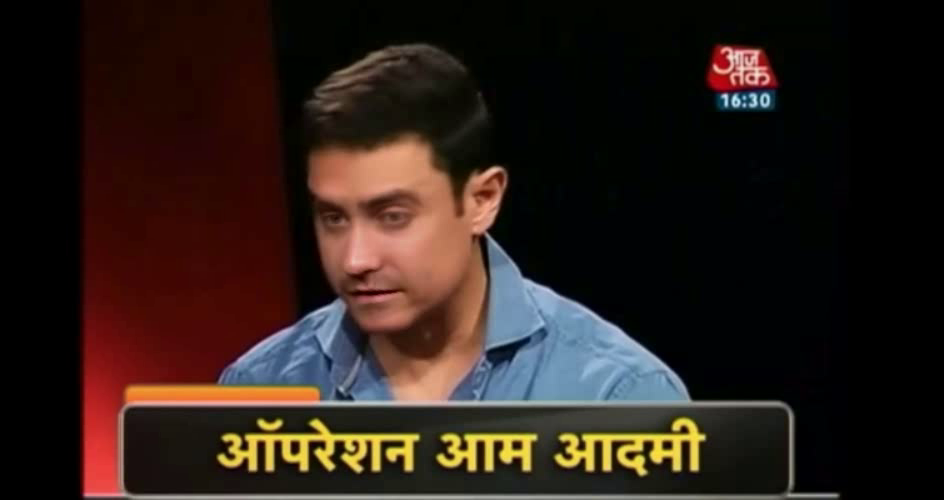
#> input picture frames_dataset_celebdf/fake_celeb_0.png, 944 x 500 px
$ python -i 2_process_and_train.py   (imports and definitions only)   (older library calls are emulated)
#> lines starting #> are read from the running program, lines starting #| are printed output that depends on the picture
import cv2
import face_alignment # Biblioteca que contém FAN e SFD
import os
import numpy as np
from sklearn.model_selection import KFold, cross_val_score
from sklearn.pipeline import Pipeline
from sklearn.decomposition import PCA
from sklearn.discriminant_analysis import LinearDiscriminantAnalysis
from sklearn.preprocessing import StandardScaler
import warnings

# Ignora avisos
# [1 line not run here, left out]
os.environ['TF_CPP_MIN_LOG_LEVEL'] = '2'

# --- 1. CONFIGURE OS CAMINHOS ---
DATA_FOLDER = "frames_dataset_celebdf"
IMAGE_SIZE = (224, 224) # Tamanho final da imagem
# --- FIM DA CONFIGURAÇÃO ---

# --- MUDANÇA PRINCIPAL: INICIALIZA O FAN + SFD ---
# [10 lines not run here, left out]


# --- PONTOS-CHAVE PARA O ALINHAMENTO ---
# Esta é a parte que faltava. Vamos alinhar os rostos para que
# os olhos e o nariz fiquem sempre na mesma posição.

# Pontos de origem no modelo de 68 pontos:
# Ponto 36: Canto externo do olho esquerdo
# Ponto 45: Canto externo do olho direito
# Ponto 30: Ponta do nariz
SRC_PTS = np.float32([
    [0, 0], # Será preenchido pelos pontos detectados
    [0, 0],
    [0, 0]
])

# Pontos de destino na nossa imagem final de 224x224
# (Estes valores são uma escolha de design padrão para alinhar rostos)
DST_PTS = np.float32([
    [70, 90],  # Posição final do olho esquerdo
    [154, 90], # Posição final do olho direito
    [112, 140] # Posição final do nariz
])


def aplicar_filtro_sobel(img_cinza):
    """ Aplica o Filtro Sobel para detectar bordas. """
    sobel_x = cv2.Sobel(img_cinza, cv2.CV_64F, 1, 0, ksize=3)
    sobel_y = cv2.Sobel(img_cinza, cv2.CV_64F, 0, 1, ksize=3)
    img_sobel = np.sqrt(sobel_x**2 + sobel_y**2)
    img_sobel = cv2.normalize(img_sobel, None, 0, 255, cv2.NORM_MINMAX)
    return img_sobel.astype(np.uint8)

def processar_frame(filepath):
    """
    MUDANÇA: Usa FAN/SFD para DETECTAR e ALINHAR o rosto.
    Esta é a replicação exata do pré-processamento do artigo.
    """
#> called with filepath = 'frames_dataset_celebdf/fake_celeb_0.png'
    img = cv2.imread(filepath)
#> img is the input picture: shape (500, 944, 3); mean B, G, R 25.3, 30.6, 43.7
    if img is None:
        print(f"Erro ao ler: {filepath}")
        return None, None

    img_cinza = cv2.cvtColor(img, cv2.COLOR_BGR2GRAY)
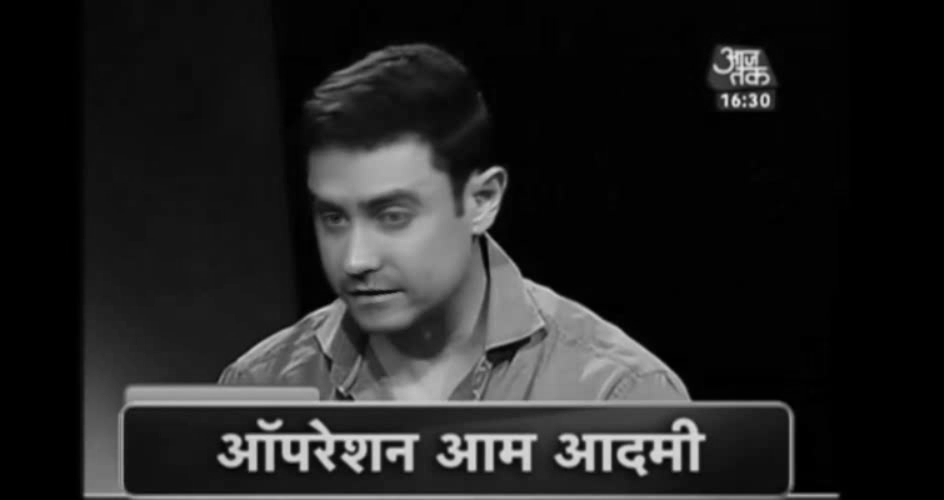
#> img_cinza: shape (500, 944); min 0, max 228, mean 33.9

    # Converte para RGB (a biblioteca espera RGB)
    img_rgb = cv2.cvtColor(img, cv2.COLOR_BGR2RGB)

    # 1. Detecta e Alinha (FAN + SFD)
    # Pede à biblioteca para encontrar os 68 pontos (landmarks)
#> (the run stopped early here; a loop or call above may not have finished)

$ run again, on frames_dataset_celebdf/fake_celeb_12.png
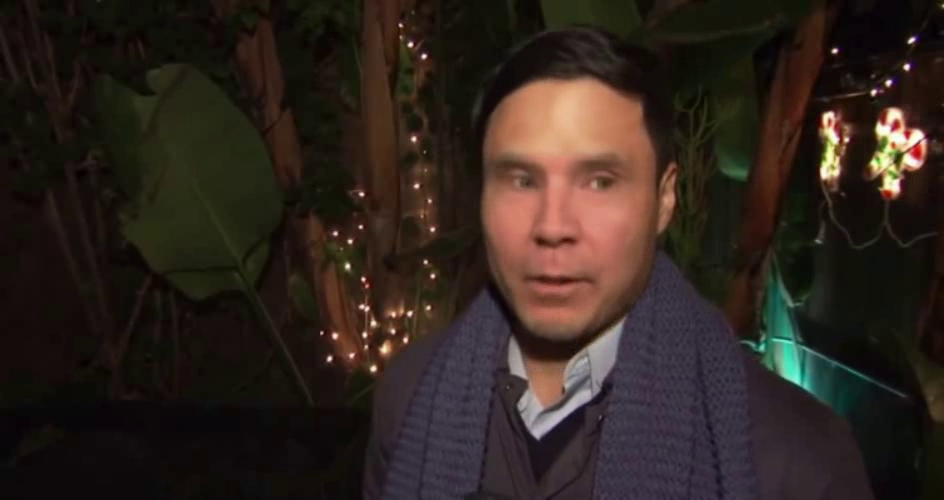
#> input picture frames_dataset_celebdf/fake_celeb_12.png, 944 x 500 px
#> in processar_frame, img is the input picture: shape (500, 944, 3); mean B, G, R 30.1, 36.3, 47.3
#> in processar_frame, `img_cinza = cv2.cvtColor(img, cv2.COLOR_BGR2GRAY)`:
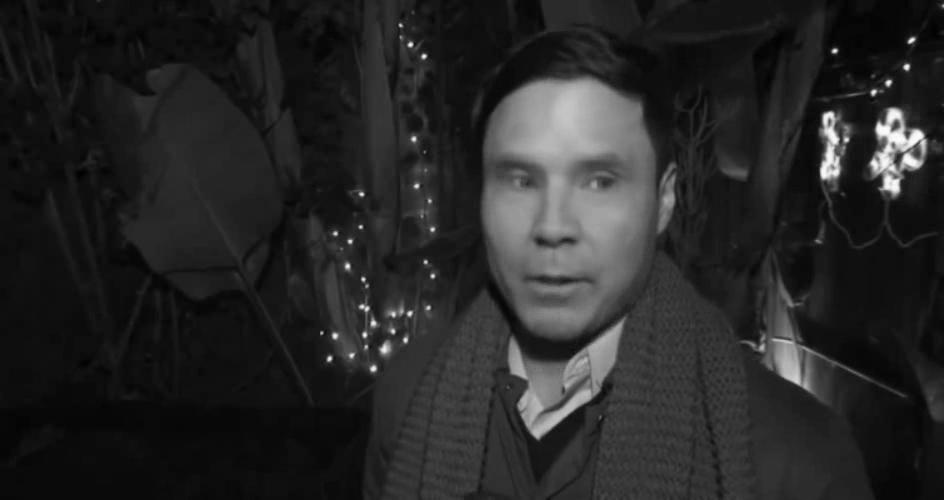
#> img_cinza: shape (500, 944); min 2, max 254, mean 38.9

$ run again, on frames_dataset_celebdf/fake_celeb_13.png
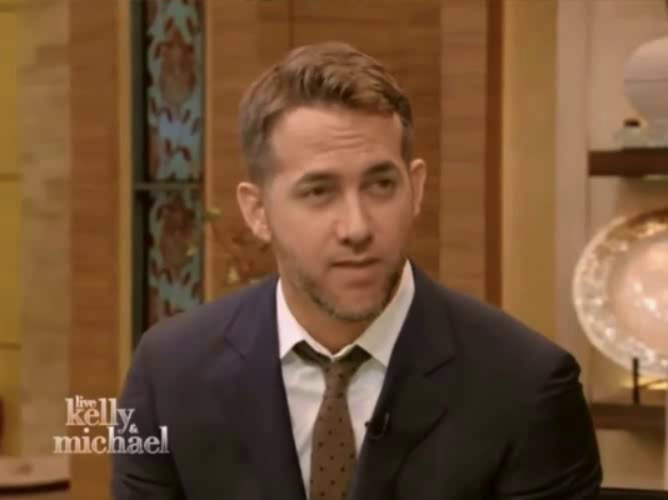
#> input picture frames_dataset_celebdf/fake_celeb_13.png, 668 x 500 px
#> in processar_frame, img is the input picture: shape (500, 668, 3); mean B, G, R 53.8, 81.6, 113.9
#> in processar_frame, `img_cinza = cv2.cvtColor(img, cv2.COLOR_BGR2GRAY)`:
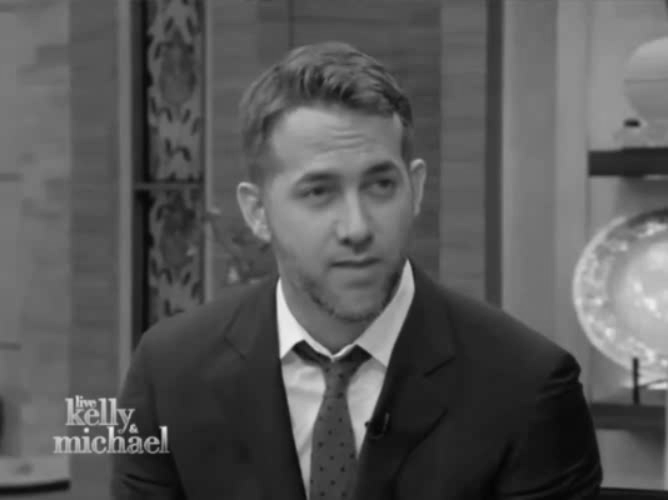
#> img_cinza: shape (500, 668); min 4, max 240, mean 88.1

$ run again, on frames_dataset_celebdf/fake_celeb_14.png
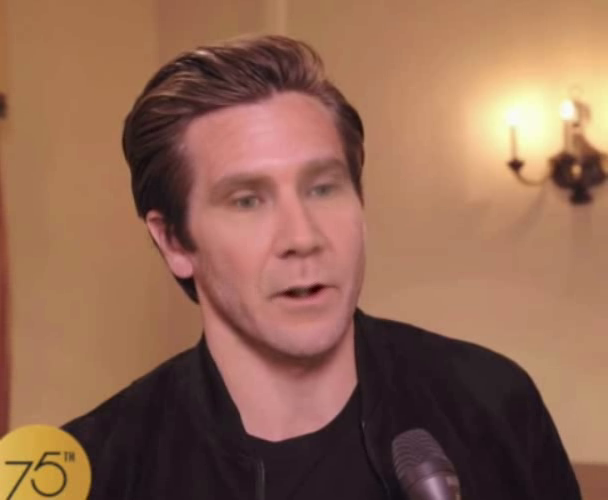
#> input picture frames_dataset_celebdf/fake_celeb_14.png, 608 x 500 px
#> in processar_frame, img is the input picture: shape (500, 608, 3); mean B, G, R 82.9, 103.5, 145.5
#> in processar_frame, `img_cinza = cv2.cvtColor(img, cv2.COLOR_BGR2GRAY)`:
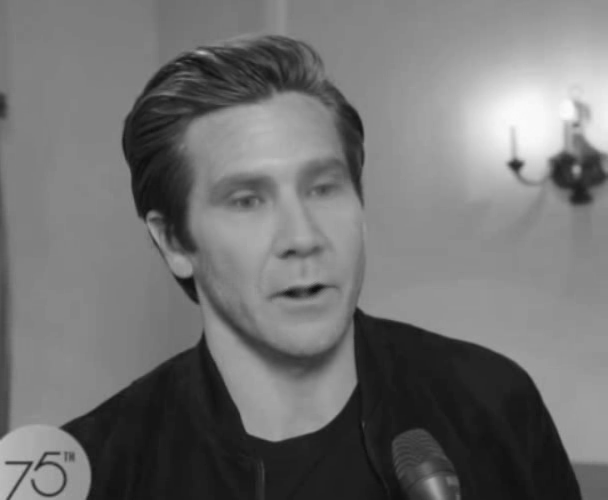
#> img_cinza: shape (500, 608); min 12, max 252, mean 113.7
